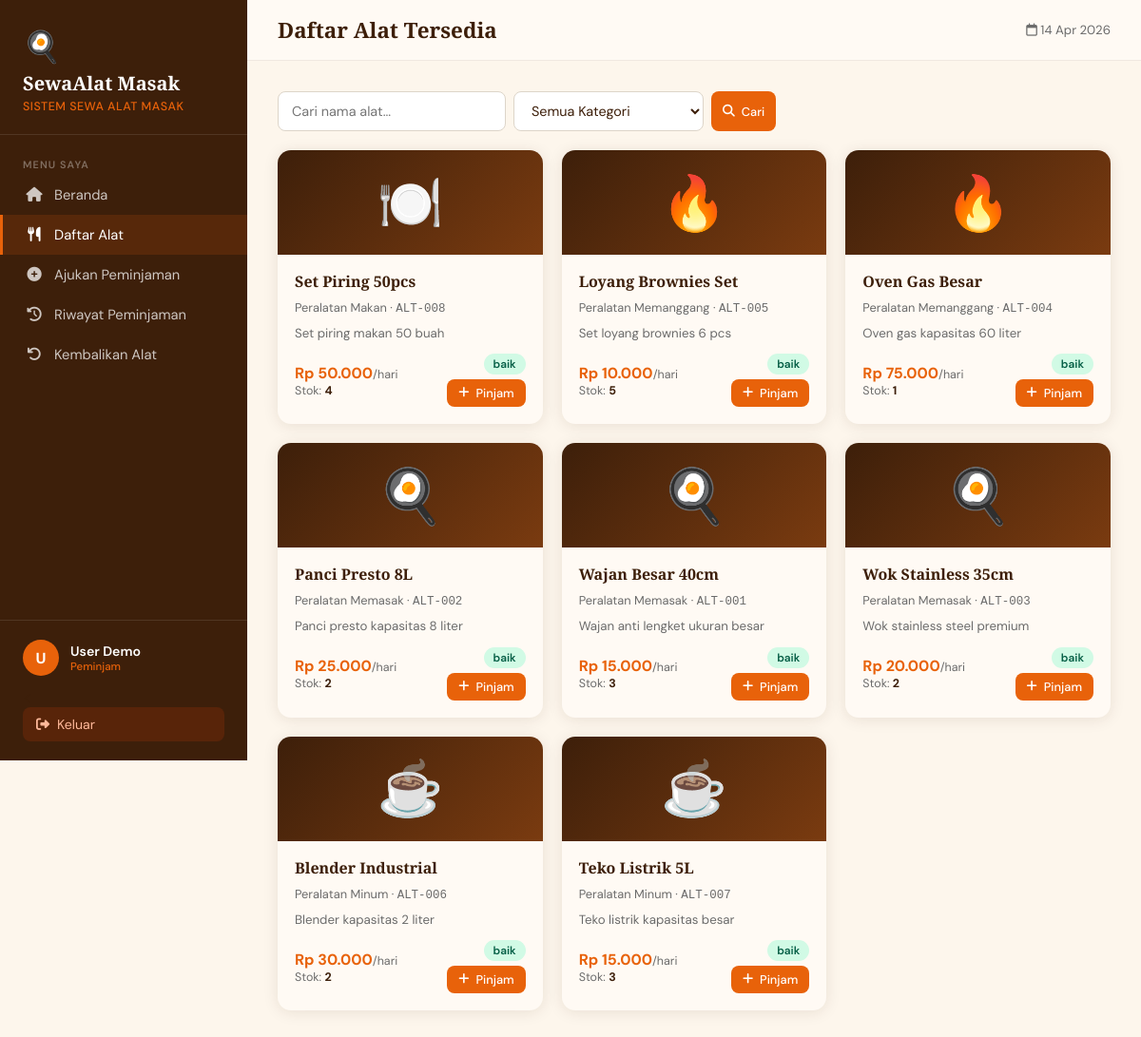
The page /peminjam/daftar_alat.php (signed in) on the database its author committed.
### tables this page shows
CREATE TABLE alat (
    id INT AUTO_INCREMENT PRIMARY KEY,
    kategori_id INT,
    nama VARCHAR(150) NOT NULL,
    kode VARCHAR(50) UNIQUE,
    deskripsi TEXT,
    stok INT DEFAULT 1,
    harga_sewa DECIMAL(10,2) DEFAULT 0,
    kondisi ENUM('baik','rusak_ringan','rusak_berat') DEFAULT 'baik',
    foto VARCHAR(255),
    created_at TIMESTAMP DEFAULT CURRENT_TIMESTAMP,
    FOREIGN KEY (kategori_id) REFERENCES kategori(id) ON DELETE SET NULL
);

CREATE TABLE kategori (
    id INT AUTO_INCREMENT PRIMARY KEY,
    nama VARCHAR(100) NOT NULL,
    deskripsi TEXT,
    created_at TIMESTAMP DEFAULT CURRENT_TIMESTAMP
);

### includes/config.php (called while the page is built, shortened)
<?php
function rupiah($angka) {
    return 'Rp ' . number_format($angka, 0, ',', '.');
}
?>

### peminjam/daftar_alat.php (the view, shortened to what this page needs)
<?php
require_once '../includes/config.php';
$search     = $_GET['q'] ?? '';
$where = "WHERE a.kondisi != 'rusak_berat' AND a.stok > 0";
$alats = $conn->query("
    SELECT a.*, k.nama kat_nama
    FROM alat a LEFT JOIN kategori k ON a.kategori_id=k.id
    $where ORDER BY k.nama, a.nama
");
include '../includes/header.php';
?>
<div style="display:flex;gap:10px;flex-wrap:wrap;align-items:center;margin-bottom:20px;">
  <form method="GET" style="display:flex;gap:8px;flex:1;flex-wrap:wrap;">
    <input type="text" name="q" placeholder="Cari nama alat..." value="<?=htmlspecialchars($search)?>" style="max-width:240px;">
    <select name="kat" style="max-width:200px;">
      <option value="">Semua Kategori</option>
    </select>
    <button type="submit" class="btn btn-primary btn-sm"><i class="fas fa-search"></i> Cari</button>
  </form>
</div>
<div style="display:grid;grid-template-columns:repeat(auto-fill,minmax(260px,1fr));gap:20px;">
  <?php
  while ($a = $alats->fetch_assoc()):
    $emoji_map = ['Peralatan Memasak'=>'🍳','Peralatan Memanggang'=>'🔥','Peralatan Minum'=>'☕','Peralatan Makan'=>'🍽️'];
    $emoji = $emoji_map[$a['kat_nama']] ?? '🥘';
  ?>
  <div style="background:var(--warm-white);border-radius:var(--radius);box-shadow:var(--shadow);overflow:hidden;transition:transform 0.2s,box-shadow 0.2s;"
       onmouseover="this.style.transform='translateY(-4px)';this.style.boxShadow='0 8px 30px rgba(61,31,10,0.18)'"
       onmouseout="this.style.transform='';this.style.boxShadow=''">
    <div style="background:linear-gradient(135deg,var(--brown),var(--brown-mid));height:110px;display:flex;align-items:center;justify-content:center;font-size:3.5rem;">
      <?=$emoji?>
    </div>
    <div style="padding:18px;">
      <div style="display:flex;justify-content:space-between;align-items:flex-start;margin-bottom:8px;">
        <h4 style="font-family:'Playfair Display',serif;font-size:1rem;color:var(--brown);line-height:1.3"><?=htmlspecialchars($a['nama'])?></h4>
      </div>
      <p style="font-size:0.8rem;color:var(--gray);margin-bottom:10px;"><?=htmlspecialchars($a['kat_nama']??'Umum')?> &middot; <code style="font-size:0.78rem"><?=$a['kode']?></code></p>
      <?php if($a['deskripsi']): ?>
      <p style="font-size:0.83rem;color:var(--gray);margin-bottom:10px;line-height:1.4"><?=htmlspecialchars(substr($a['deskripsi'],0,70))?><?=strlen($a['deskripsi'])>70?'...':''?></p>
      <?php endif; ?>
      <div style="display:flex;justify-content:space-between;align-items:center;margin-top:12px;">
        <div>
          <div style="font-weight:700;color:var(--orange);font-size:1rem"><?=rupiah($a['harga_sewa'])?><span style="font-weight:400;font-size:0.78rem;color:var(--gray)">/hari</span></div>
          <div style="font-size:0.78rem;color:var(--gray)">Stok: <strong style="color:var(--brown)"><?=$a['stok']?></strong></div>
        </div>
        <div style="display:flex;flex-direction:column;gap:5px;align-items:flex-end;">
          <span class="badge <?=$a['kondisi']=='baik'?'badge-success':'badge-warning'?>"><?=str_replace('_',' ',$a['kondisi'])?></span>
          <a href="pinjam.php?alat=<?=$a['id']?>" class="btn btn-primary btn-sm"><i class="fas fa-plus"></i> Pinjam</a>
        </div>
      </div>
    </div>
  </div>
  <?php endwhile; ?>
</div>
<?php include '../includes/footer.php'; ?>

### includes/header.php (style rules this page uses)
:root { --cream: #fdf6ec; --warm-white: #fffaf4; --orange: #e8620a; --orange-deep: #c04f06; --orange-light: #fde8d8; --brown: #3d1f0a; --brown-mid: #7a3b10; --gray: #6b6b6b; --gray-light: #f0ebe3; --success: #2d7a3a; --danger: #c0392b; --warning: #d4700a; --info: #1a6fa3; --shadow: 0 2px 16px rgba(61,31,10,0.10); --shadow-md: 0 4px 24px rgba(61,31,10,0.13); --radius: 14px; --radius-sm: 8px; }
*, *::before, *::after { box-sizing: border-box; margin: 0; padding: 0; }
body { font-family: 'DM Sans', sans-serif; background: var(--cream); color: var(--brown); min-height: 100vh; }
a { color: var(--orange); text-decoration: none; }
.btn { display: inline-flex; align-items: center; gap: 7px; padding: 9px 18px; border-radius: var(--radius-sm); font-size: 0.88rem; font-family: inherit; font-weight: 500; cursor: pointer; border: none; transition: all 0.2s; text-decoration: none; }
.btn-primary { background: var(--orange); color: #fff; }
.btn-sm { padding: 6px 12px; font-size: 0.8rem; }
.badge { padding: 3px 10px; border-radius: 99px; font-size: 0.74rem; font-weight: 600; }
.badge-success { background: #d1fae5; color: #065f46; }
input[type=text], input[type=email], input[type=password], input[type=number], input[type=date], select, textarea { width: 100%; padding: 10px 14px; border: 1.5px solid #ddd5c9; border-radius: var(--radius-sm); font-family: inherit; font-size: 0.9rem; background: #fff; color: var(--brown); transition: border-color 0.2s; }

### rows shown on the page
alat: kategori.nama "🍽️", nama "Set Piring 50pcs", kategori.nama "Peralatan Makan", kode "ALT-008", deskripsi "Set piring makan 50 buah", harga_sewa "Rp 50.000", stok "4", kondisi "baik"
alat: kategori.nama "🔥", nama "Loyang Brownies Set", kategori.nama "Peralatan Memanggang", kode "ALT-005", deskripsi "Set loyang brownies 6 pcs", harga_sewa "Rp 10.000", stok "5", kondisi "baik"
alat: kategori.nama "🔥", nama "Oven Gas Besar", kategori.nama "Peralatan Memanggang", kode "ALT-004", deskripsi "Oven gas kapasitas 60 liter", harga_sewa "Rp 75.000", stok "1", kondisi "baik"
alat: kategori.nama "🍳", nama "Panci Presto 8L", kategori.nama "Peralatan Memasak", kode "ALT-002", deskripsi "Panci presto kapasitas 8 liter", harga_sewa "Rp 25.000", stok "2", kondisi "baik"
alat: kategori.nama "🍳", nama "Wajan Besar 40cm", kategori.nama "Peralatan Memasak", kode "ALT-001", deskripsi "Wajan anti lengket ukuran besar", harga_sewa "Rp 15.000", stok "3", kondisi "baik"
alat: kategori.nama "🍳", nama "Wok Stainless 35cm", kategori.nama "Peralatan Memasak", kode "ALT-003", deskripsi "Wok stainless steel premium", harga_sewa "Rp 20.000", stok "2", kondisi "baik"
alat: kategori.nama "☕", nama "Blender Industrial", kategori.nama "Peralatan Minum", kode "ALT-006", deskripsi "Blender kapasitas 2 liter", harga_sewa "Rp 30.000", stok "2", kondisi "baik"
alat: kategori.nama "☕", nama "Teko Listrik 5L", kategori.nama "Peralatan Minum", kode "ALT-007", deskripsi "Teko listrik kapasitas besar", harga_sewa "Rp 15.000", stok "3", kondisi "baik"

### other values the page prints
APP_NAME "SewaAlat Masak"
substr($user['nama'],0,1) "U"
$user['nama'] "User Demo"
$user['role'] "Peminjam"
$page_title "Daftar Alat Tersedia"
